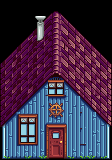

The image is a tile-based game level rendered from a .tmx file. Its description and complete source (layers, tilesets, objects, tile grids) follow:
An orthogonal 7x10 tile map with 16x16 px tiles, 4 tile layers (Back, Buildings, Front, Paths), 2 tilesets.

<map version="1.10" tiledversion="1.12.2" orientation="orthogonal" renderorder="right-down" width="7" height="10" tilewidth="16" tileheight="16" infinite="0" nextlayerid="9" nextobjectid="1">
 <properties>
  <property name="Warp" value="2 27 Farm 10 70" />
 </properties>
 <tileset firstgid="1" name="spring_town" tilewidth="16" tileheight="16" tilecount="2304" columns="32">
  <image source="spring_town.png" width="512" height="1152" />
 </tileset>
 <tileset firstgid="2305" name="spring_outdoorsTileSheet" tilewidth="16" tileheight="16" tilecount="1975" columns="25">
  <image source="spring_outdoorsTileSheet.png" width="400" height="1264" />
 </tileset>
 <layer id="1" name="Back" width="7" height="10">
  <data encoding="csv">
0,0,0,0,0,0,0,
0,0,0,0,0,0,0,
0,0,0,0,0,0,0,
0,0,0,0,0,0,0,
0,0,0,0,0,0,0,
0,0,0,0,0,0,0,
0,0,0,0,0,0,0,
0,0,0,0,0,0,0,
0,0,0,0,0,0,0,
0,0,0,0,0,0,0
</data>
 </layer>
 <layer id="2" name="Buildings" width="7" height="10">
  <data encoding="csv">
0,0,0,0,0,0,0,
0,0,0,0,0,0,0,
0,0,0,0,0,0,0,
0,0,0,0,0,0,0,
137,138,139,140,141,142,176,
169,170,171,204,173,174,208,
201,202,234,236,234,239,240,
233,266,267,268,269,237,272,
297,298,299,300,301,237,304,
329,330,331,332,333,335,336
</data>
 </layer>
 <layer id="3" name="Front" width="7" height="10">
  <data encoding="csv">
26,0,0,12,0,0,0,
0,0,43,44,45,0,0,
0,74,75,76,77,78,0,
105,106,107,108,109,110,144,
0,0,0,0,0,0,0,
0,0,0,0,0,0,0,
0,0,0,0,0,0,0,
0,0,0,0,0,0,0,
0,0,0,0,0,0,0,
0,0,0,0,0,0,0
</data>
 </layer>
 <layer id="4" name="Paths" width="7" height="10">
  <data encoding="csv">
0,0,0,0,0,0,0,
0,0,0,0,0,0,0,
0,0,0,0,0,0,0,
0,0,0,0,0,0,0,
0,0,0,0,0,0,0,
0,0,0,0,0,0,0,
0,0,0,0,0,0,0,
0,0,0,0,0,0,0,
0,0,0,0,0,0,0,
0,0,0,0,0,0,0
</data>
 </layer>
 <objectgroup id="5" name="Back" />
 <objectgroup id="6" name="Buildings" />
 <objectgroup id="7" name="Front" />
 <objectgroup id="8" name="Paths" />
</map>
